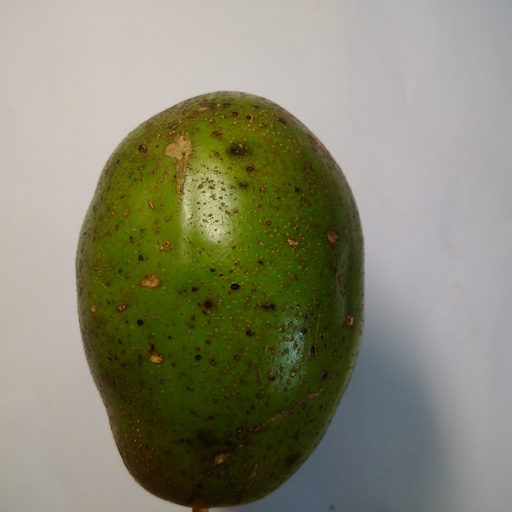
#> input picture Test/0Ambarella.jpg, 512 x 512 px
$ python -i test.py   (imports and definitions only)   (Python 2 division)   (older library calls are emulated)
#> lines starting #> are read from the running program, lines starting #| are printed output that depends on the picture; after the words box and inside, x2 and y2 are one past the last pixel; in counts of white or black regions, pixels touching at a corner belong together
#> further down, picture is the input picture: shape (512, 512, 3); mean B, G, R 112.1, 134.1, 134.7
import cv2
import numpy as np
import os
import glob
import mahotas as mt
from sklearn.svm import LinearSVC
from scipy.stats import kurtosis
from scipy.stats import skew
from sklearn.svm import SVC
from sklearn.ensemble import AdaBoostClassifier
from sklearn.externals import joblib

def extract_features(image):
	# calculate haralick texture features for 4 types of adjacency
	image=cv2.resize(image,(224,224))
	h=image[:,:,0]
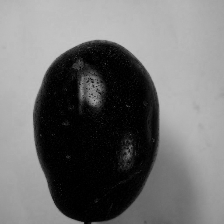
#> h: shape (224, 224); min 0, max 197, mean 112
	s=image[:,:,1]
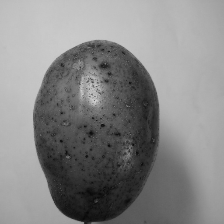
#> s: shape (224, 224); min 8, max 210, mean 134
	v=image[:,:,2]
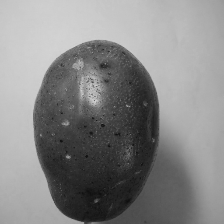
#> v: shape (224, 224); min 14, max 211, mean 134.7
	blur = cv2.GaussianBlur(s,(5,5),0)
	ret3,th3 = cv2.threshold(blur,0,255,cv2.THRESH_BINARY+cv2.THRESH_OTSU)
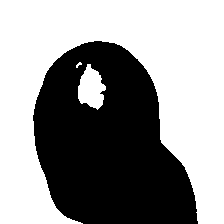
#> th3: shape (224, 224); 58.1% white; 1 black region, box (x1, y1, x2, y2) and area: (33, 41, 198, 224) 21007
#> ret3 = 125
	h=h*th3
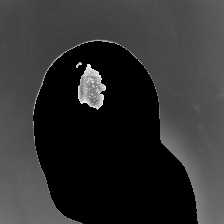
#> h: shape (224, 224); min 0, max 245, mean 48.5
	v=v*th3
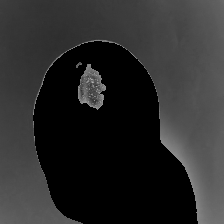
#> v: shape (224, 224); min 0, max 180, mean 42.8
	s=s*th3
#> (the run stopped early here; a loop or call above may not have finished)

$ run again, on Test/11Ambarella.jpg
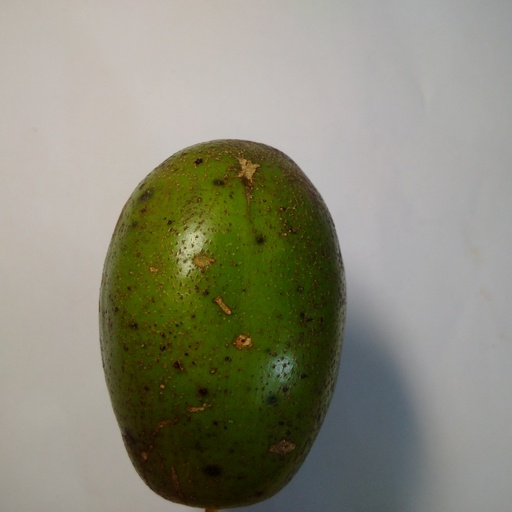
#> input picture Test/11Ambarella.jpg, 512 x 512 px
#> picture is the input picture: shape (512, 512, 3); mean B, G, R 120.7, 137.8, 138.5
#> in extract_features, `ret3,th3 = cv2.threshold(blur,0,255,cv2.THRESH_BINARY+cv2.THRESH_OTSU)`:
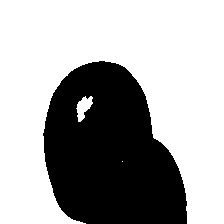
#> th3: shape (224, 224); 65.6% white; 1 black region, box (x1, y1, x2, y2) and area: (43, 61, 187, 224) 17247
#> ret3 = 121
#> in extract_features, `h=h*th3`:
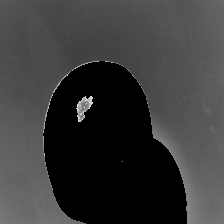
#> h: shape (224, 224); min 0, max 247, mean 57.2

$ run again, on Test/122 (copy).jpg
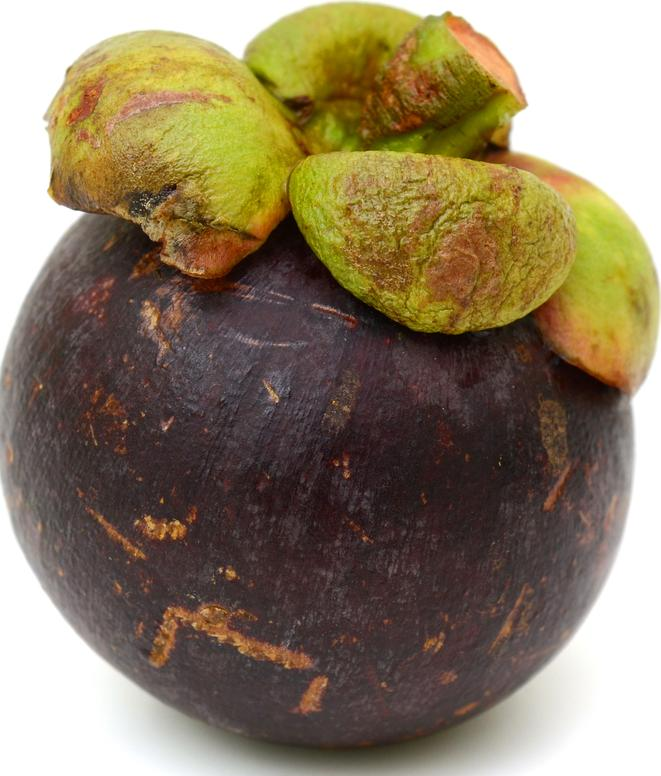
#> input picture Test/122 (copy).jpg, 661 x 776 px
#> picture is the input picture: shape (776, 661, 3); mean B, G, R 100, 125.1, 139.7
#> in extract_features, `ret3,th3 = cv2.threshold(blur,0,255,cv2.THRESH_BINARY+cv2.THRESH_OTSU)`:
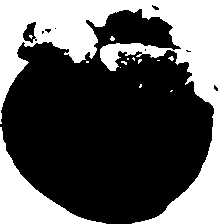
#> th3: shape (224, 224); 37.2% white; 14 white regions (12 under 20 px), largest, box (x1, y1, x2, y2) and area: (0, 0, 224, 224) 15491, (0, 127, 106, 224) 3046
#> ret3 = 144
#> in extract_features, `s=s*th3`:
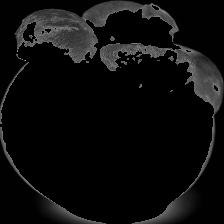
#> s: shape (224, 224); min 0, max 172, mean 13.2
